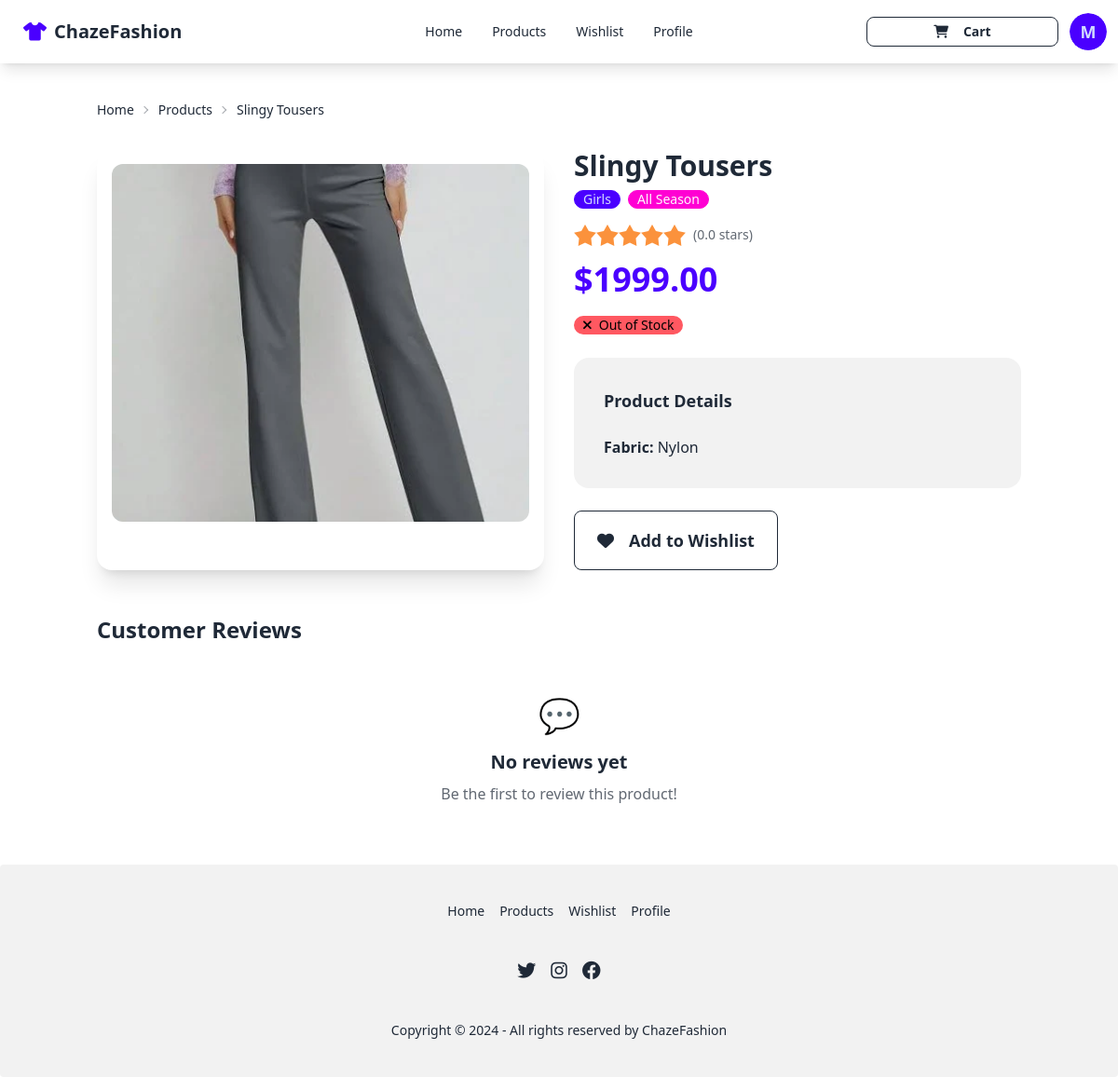
Page /product/2/ (signed in) on the committed database.
### catalog/models.py (models this page shows, shortened)
class Product(models.Model):
    CATEGORY_CHOICES = [
        ("Boys", "Boys"),
        ("Girls", "Girls"),
        ("Men", "Men"),
        ("Women", "Women"),
        ("Toddler", "Toddler"),
    ]
    SEASON_CHOICES = [
        ("Summer", "Summer"),
        ("Winter", "Winter"),
        ("All Season", "All Season"),
    ]
    pr_id = models.AutoField(primary_key=True)
    pr_cate = models.CharField(max_length=20, choices=CATEGORY_CHOICES)
    pr_name = models.CharField(max_length=100)
    pr_price = models.DecimalField(max_digits=10, decimal_places=2)
    pr_reviews = models.FloatField(default=0)
    pr_buy_quant = models.PositiveIntegerField(default=0)
    pr_stk_quant = models.PositiveIntegerField(default=0)
    pr_dimensions = models.CharField(max_length=100, blank=True)
    pr_weights = models.CharField(max_length=50, blank=True)
    pr_offers = models.CharField(max_length=100, blank=True)
    pr_images = models.ImageField(upload_to='product_images/', blank=True, null=True)
    pr_season = models.CharField(max_length=20, choices=SEASON_CHOICES, default="All Season")
    pr_fabric = models.CharField(max_length=50, blank=True)
    pr_texture = models.CharField(max_length=50, blank=True)
    pr_brand = models.CharField(max_length=50, blank=True)

### catalog/views.py (the view)
# urls.py: path('product/<int:product_id>/', views.product_detail, name='product_detail'),
def product_detail(request, product_id):
    product = get_object_or_404(Product, pr_id=product_id)
    reviews = product.review_set.all().order_by('-created_at')
    context = {
        'product': product,
        'reviews': reviews,
    }
    return render(request, 'catalog/product_detail.html', context)

### templates/catalog/product_detail.html (shortened to what this page needs)
{% extends 'base.html' %}
{% block content %}
<div class="container mx-auto">
    <div class="text-sm breadcrumbs mb-6">
        <ul>
            <li><a href="{% url 'home' %}">Home</a></li>
            <li><a href="{% url 'product_list' %}">Products</a></li>
            <li>{{ product.pr_name }}</li>
        </ul>
    </div>
    <div class="grid grid-cols-1 lg:grid-cols-2 gap-8">
        <div class="card bg-base-100 shadow-xl">
            <figure class="px-4 pt-4">
                {% if product.pr_images %}
                    <img src="{{ product.pr_images.url }}" alt="{{ product.pr_name }}"
                         class="rounded-xl w-full h-96 object-cover" />
                {% else %}
                    <div class="bg-base-300 rounded-xl w-full h-96 flex items-center justify-center">
                        <i class="fas fa-tshirt text-8xl text-base-content opacity-50"></i>
                    </div>
                {% endif %}
            </figure>
        </div>
        <div class="space-y-6">
            <div>
                <h1 class="text-3xl font-bold mb-2">{{ product.pr_name }}</h1>
                <div class="flex items-center gap-2 mb-4">
                    <span class="badge badge-primary">{{ product.pr_cate }}</span>
                    <span class="badge badge-secondary">{{ product.pr_season }}</span>
                </div>
                <div class="flex items-center gap-2 mb-4">
                    <div class="rating rating-md">
                        {% for i in "12345" %}
                            {% if forloop.counter <= product.pr_reviews %}
                                <input type="radio" name="rating" class="mask mask-star-2 bg-orange-400" checked disabled />
                            {% else %}
                                <input type="radio" name="rating" class="mask mask-star-2 bg-orange-400" disabled />
                            {% endif %}
                        {% endfor %}
                    </div>
                    <span class="text-sm text-base-content opacity-70">
                        ({{ product.pr_reviews }} stars)
                    </span>
                </div>
                <div class="text-4xl font-bold text-primary mb-4">
                    ${{ product.pr_price }}
                </div>
                <div class="mb-4">
                    {% if product.pr_stk_quant > 0 %}
                        <span class="badge badge-success gap-2">
                            <i class="fas fa-check"></i>
                            In Stock ({{ product.pr_stk_quant }} available)
                        </span>
                    {% else %}
                        <span class="badge badge-error gap-2">
                            <i class="fas fa-times"></i>
                            Out of Stock
                        </span>
                    {% endif %}
                </div>
            </div>
            <div class="card bg-base-200">
                <div class="card-body">
                    <h2 class="card-title text-lg mb-4">Product Details</h2>
                    <div class="grid grid-cols-1 md:grid-cols-2 gap-4">
                        {% if product.pr_fabric %}
                            <div>
                                <span class="font-semibold">Fabric:</span>
                                <span>{{ product.pr_fabric }}</span>
                            </div>
                        {% endif %}
                    </div>
                </div>
            </div>
            <div class="flex flex-wrap gap-4">
                {% if user.is_authenticated %}
                    <a href="{% url 'add_to_wishlist' product.pr_id %}" class="btn btn-outline btn-lg">
                        <i class="fas fa-heart mr-2"></i>
                        Add to Wishlist
                    </a>
                {% else %}
                    <a href="{% url 'login' %}" class="btn btn-primary btn-lg">
                        <i class="fas fa-sign-in-alt mr-2"></i>
                        Login to Purchase
                    </a>
                {% endif %}
            </div>
        </div>
    </div>
    <div class="mt-12">
        <h2 class="text-2xl font-bold mb-6">Customer Reviews</h2>
        {% if reviews %}
            <div class="space-y-4">
                {% for review in reviews %}
                <div class="card bg-base-100 shadow-lg">
                    <div class="card-body">
                        <div class="flex items-center justify-between mb-2">
                            <div class="flex items-center gap-2">
                                <div class="avatar placeholder">
                                    <div class="bg-primary text-primary-content rounded-full w-8">
                                        <span class="text-xs">{{ review.user.username|first|upper }}</span>
                                    </div>
                                </div>
                                <span class="font-semibold">{{ review.user.username }}</span>
                            </div>
                            <div class="rating rating-sm">
                                {% for i in "12345" %}
                                    {% if forloop.counter <= review.rating %}
                                        <input type="radio" name="rating-{{ review.id }}"
                                               class="mask mask-star-2 bg-orange-400" checked disabled />
                                    {% else %}
                                        <input type="radio" name="rating-{{ review.id }}"
                                               class="mask mask-star-2 bg-orange-400" disabled />
                                    {% endif %}
                                {% endfor %}
                            </div>
                        </div>
                        {% if review.comment %}
                            <p class="text-base-content">{{ review.comment }}</p>
                        {% endif %}
                        <div class="text-xs text-base-content opacity-50 mt-2">
                            {{ review.created_at|date:"F j, Y" }}
                        </div>
                    </div>
                </div>
                {% endfor %}
            </div>
        {% else %}
            <div class="text-center py-8">
                <div class="text-4xl mb-4">💬</div>
                <h3 class="text-xl font-semibold mb-2">No reviews yet</h3>
                <p class="text-base-content opacity-70">Be the first to review this product!</p>
            </div>
        {% endif %}
    </div>
</div>
{% endblock %}

### templates/base.html (shortened to what this page needs)
<!DOCTYPE html>
<html lang="en" data-theme="light">
<head>
    <link href="https://cdn.jsdelivr.net/npm/daisyui@4.7.2/dist/full.min.css" rel="stylesheet" type="text/css" />
    <script src="https://cdn.tailwindcss.com"></script>
    <link rel="stylesheet" href="https://cdnjs.cloudflare.com/ajax/libs/font-awesome/6.0.0/css/all.min.css">
</head>
<body class="min-h-screen bg-base-100">
    <div class="navbar bg-base-100 shadow-lg">
        <div class="navbar-start">
            <a href="{% url 'home' %}" class="btn btn-ghost text-xl">
                <i class="fas fa-tshirt text-primary"></i>
                ChazeFashion
            </a>
        </div>
        <div class="navbar-center hidden lg:flex">
            <ul class="menu menu-horizontal px-1">
                <li><a href="{% url 'home' %}">Home</a></li>
                <li><a href="{% url 'product_list' %}">Products</a></li>
                {% if user.is_authenticated %}
                    <li><a href="{% url 'wishlist' %}">Wishlist</a></li>
                    <li><a href="{% url 'profile' %}">Profile</a></li>
                {% endif %}
            </ul>
        </div>
        <div class="navbar-end">
            {% if user.is_authenticated %}
<div class="navbar-end">
    <a href="{% url 'cart_detail' %}" class="btn btn-outline btn-sm mr-2 flex items-center">
        <i class="fas fa-shopping-cart"></i>
        <span class="ml-2">Cart</span>
    </a>
</div>
                <div class="dropdown dropdown-end">
                    <div tabindex="0" role="button" class="btn btn-ghost btn-circle avatar">
                        <div class="w-10 rounded-full">
                            {% if user.userprofile.avatar %}
                                <img src="{{ user.userprofile.avatar.url }}" alt="{{ user.username }}" />
                            {% else %}
                                <div class="bg-primary text-primary-content rounded-full w-10 h-10 flex items-center justify-center">
                                    <span class="text-lg font-bold">{{ user.username|first|upper }}</span>
                                </div>
                            {% endif %}
                        </div>
                    </div>
                </div>
            {% else %}
                <a href="{% url 'login' %}" class="btn btn-primary">Login</a>
                <a href="{% url 'signup' %}" class="btn btn-outline ml-2">Sign Up</a>
            {% endif %}
        </div>
    </div>
    <main class="container mx-auto px-4 py-8">
        {% block content %}
        {% endblock %}
    </main>
    <footer class="footer footer-center p-10 bg-base-200 text-base-content rounded">
        <nav class="grid grid-flow-col gap-4">
            <a href="{% url 'home' %}" class="link link-hover">Home</a>
            <a href="{% url 'product_list' %}" class="link link-hover">Products</a>
            {% if user.is_authenticated %}
                <a href="{% url 'wishlist' %}" class="link link-hover">Wishlist</a>
                <a href="{% url 'profile' %}" class="link link-hover">Profile</a>
            {% else %}
                <a href="{% url 'login' %}" class="link link-hover">Login</a>
                <a href="{% url 'signup' %}" class="link link-hover">Sign Up</a>
            {% endif %}
        </nav>
        <nav>
            <div class="grid grid-flow-col gap-4">
                <a href="#"><i class="fab fa-twitter text-xl"></i></a>
                <a href="#"><i class="fab fa-instagram text-xl"></i></a>
                <a href="#"><i class="fab fa-facebook text-xl"></i></a>
            </div>
        </nav>
        <aside>
            <p>Copyright © 2024 - All rights reserved by ChazeFashion</p>
        </aside>
    </footer>
</body>
</html>

### rows in the picture
Product: pr_name "Slingy Tousers", pr_images (picture), pr_cate "Girls", pr_season "All Season", pr_reviews "0.0", pr_price "1999.00", pr_fabric "Nylon"

### other values in the picture
{{ user.username|first|upper }} "M"
